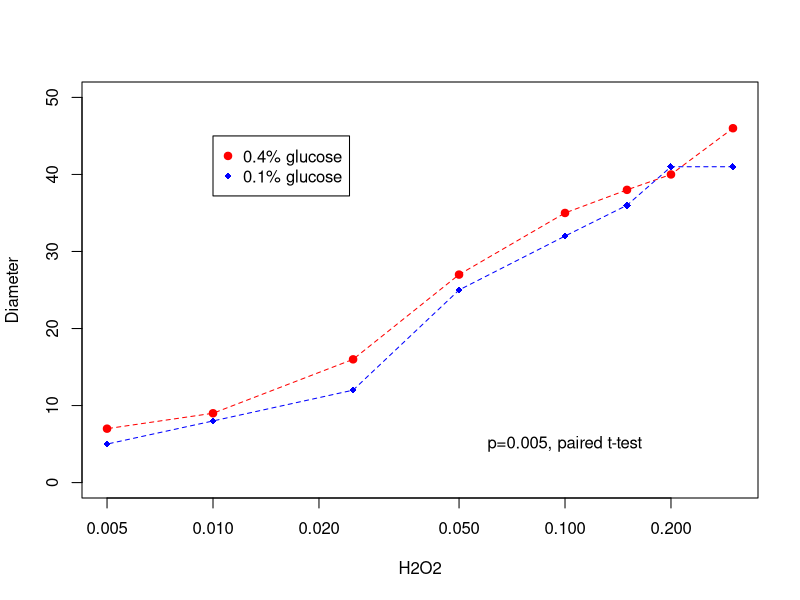

Source code (R):
tb = read.csv("halo-Ecoli-20120412.csv")
t.test( tb[,2], tb[,3], pair=T, al='gr')

pdf("halo-H2O2-Ecoli20120412.pdf",width=5,height=5)
plot( tb$D0.4 ~ tb$H2O2, col='red', type='p', pch=19, log='x', ylim = c(0,50), xlab="H2O2", ylab="Diameter")
lines( tb$D0.4 ~ tb$H2O2, col='red', lty=2)
points( tb$D0.1 ~ tb$H2O2, col='blue', pch=18)
lines( tb$D0.1 ~ tb$H2O2, col="blue", lty=2)
legend(0.01, 45, legend=c('0.4% glucose', '0.1% glucose'), col=c("red","blue"),  pch=c(19,18))
text(0.1, 5, 'p=0.005, paired t-test')
dev.off()

